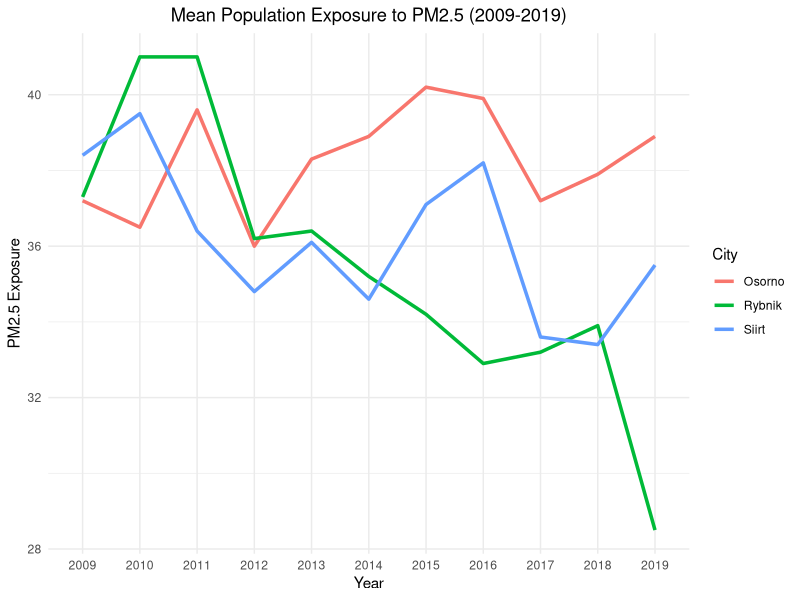

Write R code to recreate this figure.
library(ggplot2)
library(readr)

data <- read_csv("dataset/Pollution.csv")

# Filtraggio dei dati per le città specificate
selected_cities <- data[data$city %in% c("Siirt", "Rybnik", "Osorno"), ]

# Riformattazione dei dati per ggplot
data_long <- reshape2::melt(selected_cities, id.vars = c("country", "city", "variable", "lon", "lat"), 
                            variable.name = "Year", value.name = "PM2.5")

# Creazione del grafico a linee
ggplot(data_long, aes(x = Year, y = PM2.5, group = city, color = city)) +
  geom_line(size = 1.2) + 
  labs(title = "Mean Population Exposure to PM2.5 (2009-2019)", 
       x = "Year", y = "PM2.5 Exposure", color = "City") +
  theme_minimal() +
  theme(plot.title = element_text(hjust = 0.5))
